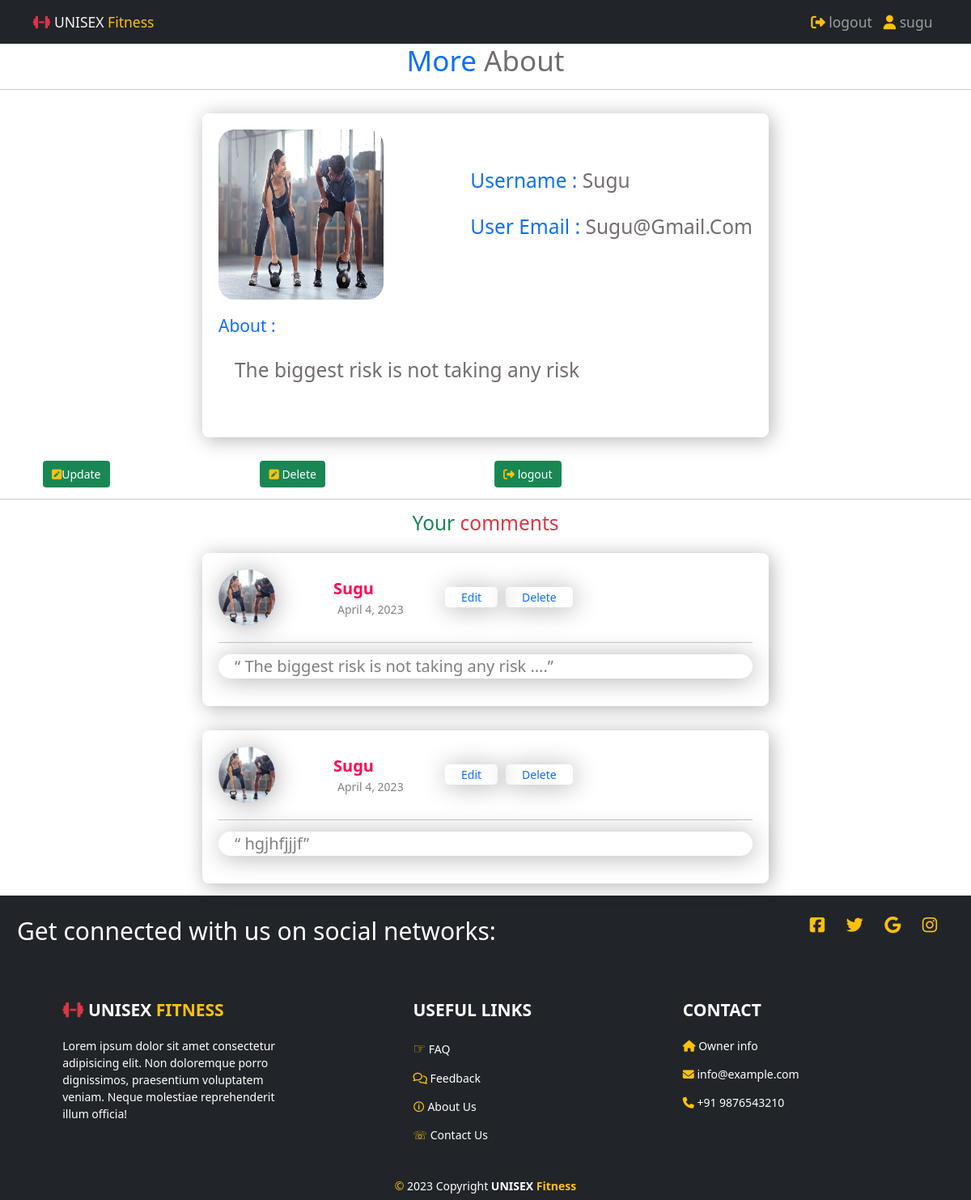
The page /user_page (signed in) on the database its author committed.
### mainapp/models.py (models this page shows)
class user_details(models.Model):
    user1=models.ForeignKey(User,on_delete=models.CASCADE)
    about=models.TextField(max_length=50,null=True,blank=True)
    images=models.ImageField(upload_to='images/',null=True,blank=True)

class feedback(models.Model):
    user3=models.ForeignKey(User,on_delete=models.CASCADE)
    comment=models.TextField(max_length=50,null=False,blank=False)
    date=models.DateTimeField(auto_now_add=True)

### mainapp/views.py (the view)
# urls.py: path('user_page',views.user_page,name="user_page"),
def user_page(request):
    fed=feedback.objects.filter(user3=request.user)
    if request.user.is_authenticated:
        details=user_details.objects.filter(user1=request.user)
        return render(request,'layouts/user_page.html',{"details":details,'feedback':fed})
    else:
        return redirect("/")

### mainapp/templates/layouts/user_page.html (shortened to what this page needs)
{% extends 'basic/index.html' %}
{% load static %}
{% block content %}
<div class="col-12">
    <h1 style="text-align: center; color:rgb(117, 108, 108);"><span class="text-primary">More</span> About</h1>
    <hr>
</div>
{% if details %}
    {% for items in details %}
<section class="main">
    <div class="full_boxer">
            <div class="comment_box">
                <div class="box_top">
                    <div class="profile">
                        <div class="profile_imgs ">
                            <img src="{{ items.images.url }}" alt="Profile photo" width="204px" height="210px"><br>
                        </div>
                    </div>
                    <div class="text-capitalize ">
                        <h3 style=" color:rgb(117, 108, 108);"><span class="text-primary">Username : </span>{{request.user}}</h3><br>
                        <h3 style=" color:rgb(117, 108, 108);"><span class="text-primary">User Email : </span>{{request.user.email}}</h3><br>
                    </div>
                </div>
                <div class="body">
                    <h4><span class="text-primary">About : </span></h4>
                    <h3 style=" color:rgb(117, 108, 108);padding:20px;">{{items.about}}</h3><br>
                </div>
            </div>
        </div>
    </section>
    {% endfor %}
{% endif %}
    <div class="row mt-3 mb-3 m-5">
        {% if details %}
            {% for items in details %}
        <div class="col d-flex">
                <div class="col ">
                    <a class="btn btn-success"  href="{% url 'update_details' items.id %}"><i class="fa-solid fa-square-pen text-warning"></i>Update</a>
                </div>
                <div class="col">
                    <a class="btn btn-success"  href="{% url 'delete_user_details' items.id %}" onclick="return confirm('Are you sure? to delete details ?')"><i class="fa-solid fa-square-pen text-warning"></i> Delete</a>
                </div>
        </div>
            {% endfor %}
        {% else %}
        <div class="col">
            <a class="btn btn-success"  href="{% url 'add_user_details' %}" ><i class="fa-solid fa-square-pen text-warning"></i> Add Bio</a>
        </div>
        {% endif %}
        <div class="col">
            <a class="btn btn-success"  href="{% url 'logout' %}" onclick="return confirm('Are you sure? to logout')" ><i class="fa fa-sign-out text-warning"></i> logout</a>
        </div>
    </div>
<hr>
<h3 class="text-danger text-center"><span class="text-success">Your </span> comments</h3>
<section class="main col-12">
    <div class="full_boxer">
        {% for item in feedback %}
        <div class="comment_box col-lg-12 col-md-6">
            <div class="box_top">
                <div class="profile">
                    {% for i in details %}
                    <div class="profile_img">
                         <img src="{{ i.images.url }}" alt="slider ">
                    </div>
                    {% endfor %}
                    <div class="name">
                        <strong>{{request.user}}</strong><span>{{ item.date|date }}</span>
                    </div>
                    <div class="Edit text-success">
                        <a href="{% url 'editcomment' item.id %}">Edit</a>
                    </div>
                    <div class="Delete text-success">
                        <a href="{% url 'deletecomment' item.id %}" onclick="return confirm('Are you sure? to delete your commet ?')">Delete</a>
                    </div>
                </div>
            </div>
            <hr>
            <div class="comment">
                <p style="padding-left:20px; font-size:20px;color:grey;"><q> {{ item.comment }}</q></p>
            </div>
        </div>
        {% endfor %}
    </div>
</section>
{% endblock content %}

### mainapp/templates/basic/index.html (shortened to what this page needs)
{% load static %}
<!DOCTYPE html>
<html lang="en">
<head>
    <link href="https://cdn.jsdelivr.net/npm/bootstrap@5.0.2/dist/css/bootstrap.min.css" rel="stylesheet">
    <link rel="stylesheet" href="{% static 'style.css' %}">
</head>
<body>
    {% include 'basic/navbar.html'%}
    {% block content %}
    {% endblock content %}
{% include 'basic/footer.html'%}
</body>
</html>

### mainapp/templates/basic/navbar.html (shortened to what this page needs)
{% load static %}
<nav class="navbar navbar-expand-lg navbar-dark bg-dark">
    <div class="container">
      <a class="navbar-brand text-warning" href="{% url 'home' %}"><i class="fa fa-dumbbell text-danger"></i> <span style="color: whitesmoke;">UNISEX </span> Fitness</a>
      <div class="collapse navbar-collapse" id="navbarSupportedContent">
        <ul class="navbar-nav ms-auto mb-2 mb-lg-0 fs-5">
          {% if request.user.is_authenticated %}
          <li class="nav-item">
            <a class="nav-link" aria-current="page" href="{% url 'logout' %}" onclick="return confirm('Are you sure? to logout')" ><i class="fa fa-sign-out text-warning"></i> logout</a>
          </li>
          <li class="nav-item">
            <a class="nav-link" href="{% url 'user_page' %}" tabindex="-1"><i class="fa fa-user text-warning"></i> {{request.user}}</a>
          </li>
          {% endif %}
        </ul>
      </div>
    </div>
  </nav>

### mainapp/templates/basic/footer.html
{% load static %}
<footer class="text-center text-lg-start bg-dark text-white" style="width:100%vw;">
    <section class="container-fluid d-flex justify-content-center justify-content-lg-between p-4">
      <div class="me-5 d-none d-lg-block">
        <span style="font-size:30px;">Get connected with us on social networks:</span>
      </div>
      <div class="fs-4">
        <a href="" class="me-4 text-reset "><i class="fa-brands fa-square-facebook text-warning"></i></a>
        <a href="" class="me-4 text-reset"><i class="fa fa-twitter text-warning"></i></a>
        <a href="" class="me-4 text-reset"><i class="fa fa-google text-warning"></i></a>
        <a href="" class="me-4 text-reset"><i class="fa fa-instagram text-warning"></i></a>
      </div>
    </section>
    <section class=" d-lg-flex ">
        <section class="">
        <div class="container-fluid text-center text-md-start mt-5">
            <div class="row mt-3">
            <div class="col-md-3 col-lg-4 col-xl-3 mx-auto mb-2">
                <h6 class="text-uppercase fw-bold mb-4 fs-4"><i class="fa-sharp fa-solid fa-dumbbell text-danger"></i> UNISEX <span class="text-warning">Fitness</span></h6>
                <p>
                Lorem ipsum dolor sit amet consectetur adipisicing elit. Non doloremque porro dignissimos, praesentium voluptatem veniam. Neque molestiae reprehenderit illum officia!
                </p>
            </div>
            <div class="col-md-3 col-lg-2 col-xl-2 mx-auto mb-4">
                <h6 class="text-uppercase fw-bold mb-4 fs-4">Useful links</h6>
                <p><a href="#!" class="text-reset"><span class="text-warning fs-5">&#9758;</span> FAQ</a></p>
                <p><a href="#!" class="text-reset"><i class="fa-regular fa-comments text-warning"></i> Feedback</a></p>
                <p><a href="#!" class="text-reset"><span class="text-warning">&#128712;</span> About Us</a></p>
                <p><a href="#!" class="text-reset"><span class="text-warning">&#9743;</span> Contact Us</a></p>
            </div>
            <div class="col-md-4 col-lg-3 col-xl-3 mx-auto mb-md-0 mb-2">
                <h6 class="text-uppercase fw-bold mb-4 fs-4"> Contact</h6>
                <p><i class="fa fa-home text-warning"></i> Owner info </p>
                <p><i class="fa fa-envelope text-warning"></i>  info@example.com</p>
                <p><i class="fa fa-phone text-warning"></i>   +91 9876543210</p>
            </div>
            </div>
        </div>
        </section>
    </section>
    <div class="text-center p-2">
      <span class="text-warning">&copy;</span>  2023 Copyright <a class="text-reset fw-bold" href="#">UNISEX <span class="text-warning">Fitness</span></a>
    </div>
  </footer>

### static/style.css (style rules this page uses)
* { margin: 0; box-sizing: border-box; scroll-behavior: auto; }
html { font-size: 14px; }
body { font-family: 'Noto Sans', sans-serif; box-sizing: border-box; }
* { margin: 0; box-sizing: border-box; }
a { text-decoration: none; cursor: pointer; }
.main { display: flex; flex-direction: column; justify-content: center; align-items: center; width: 100%; }
.full_boxer { display: flex; flex-wrap: wrap; justify-content: center; align-items: center; width: 100%; }
.box_top { display: flex; justify-content: space-between; align-items: center; margin-bottom: 20px; }
.comment_box { width: 700px; background: white; padding: 20px; margin: 15px; border-radius: 8px; cursor: pointer; box-shadow: 3px 3px 25px rgba(0,0,0,0.3); }
.profile { display: flex; align-items: center; }
.profile_img { width: 70px; height: 70px; box-shadow: 2px 2px 30px rgba(0,0,0,0.3); overflow: hidden; border-radius: 50%; margin-right: 50px; }
.profile_img img { width: 100%; height: 100%; object-fit: cover; object-position: center; box-shadow: 2px 2px 30px rgba(0,0,0,0.3); }
.name { display: flex; flex-direction: column; margin-left:10px ; }
.name { width: 140px; padding: 2px; }
.name strong { padding-left:10px; color: #ff044f; font-size: 20px; text-transform: capitalize; }
.name span { color: gray; padding-left: 15px; }
.comment { box-shadow: 2px 2px 30px rgba(0,0,0,0.3); border-radius: 20px; height: inherit; }
.Edit { padding:2px 20px; margin-left: 10px; box-shadow: 2px 2px 30px rgba(0,0,0,0.3); border-radius: 5px; color: white; }
.Delete { padding:2px 20px; margin-left: 10px; box-shadow: 2px 2px 30px rgba(0,0,0,0.3); border-radius: 5px; color: white; }
.Edit a { width: 100%; }
.profile_imgs img { border-radius: 20px; }

### rows shown on the page
user_details: images (picture), about "The biggest risk is not taking any risk"
feedback: date "April 4, 2023", comment "The biggest risk is not taking any risk ...."
feedback: date "April 4, 2023", comment "hgjhfjjjf"

### other values the page prints
{{ request.user }} "sugu"
{{ request.user }} "Sugu"
{{ request.user.email }} "Sugu@gmail.com"
